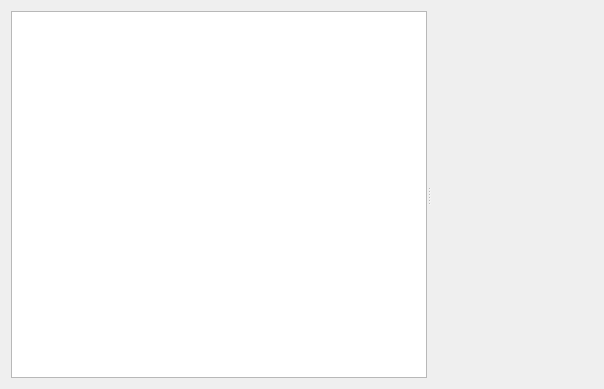
<?xml version="1.0" encoding="UTF-8"?>
<ui version="4.0">
 <class>TestMetaData</class>
 <widget class="QWidget" name="TestMetaData">
  <property name="geometry">
   <rect>
    <x>0</x>
    <y>0</y>
    <width>604</width>
    <height>389</height>
   </rect>
  </property>
  <property name="windowTitle">
   <string>Formularz</string>
  </property>
  <layout class="QVBoxLayout" name="verticalLayout">
   <item>
    <widget class="QSplitter" name="splitter">
     <property name="orientation">
      <enum>Qt::Horizontal</enum>
     </property>
     <widget class="QListView" name="listView"/>
     <widget class="MetaDataWidget" name="metaDataWidget" native="true">
      <property name="sizePolicy">
       <sizepolicy hsizetype="Expanding" vsizetype="Expanding">
        <horstretch>0</horstretch>
        <verstretch>0</verstretch>
       </sizepolicy>
      </property>
     </widget>
    </widget>
   </item>
  </layout>
 </widget>
 <customwidgets>
  <customwidget>
   <class>MetaDataWidget</class>
   <extends>QWidget</extends>
   <header location="global">metadatawidget.h</header>
   <container>1</container>
  </customwidget>
 </customwidgets>
 <resources/>
 <connections/>
</ui>
